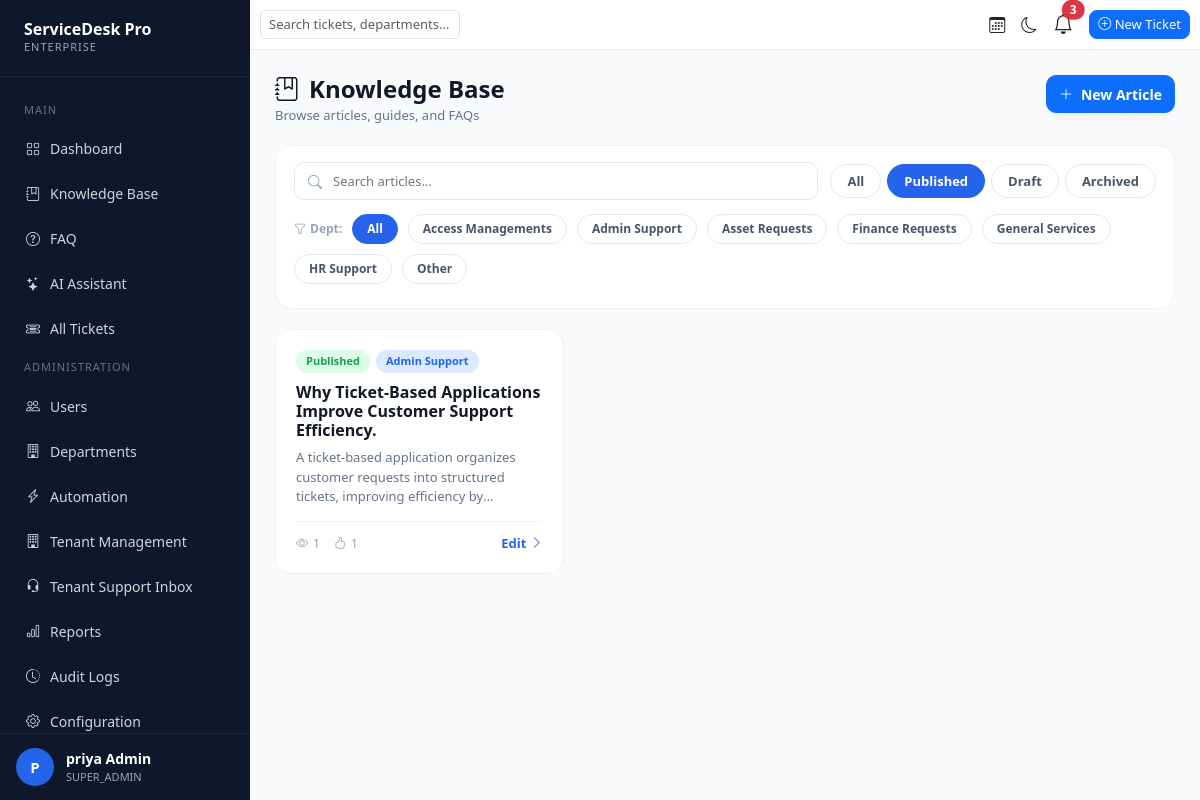
The page /knowledge-base/ (signed in) on the database as committed earlier.
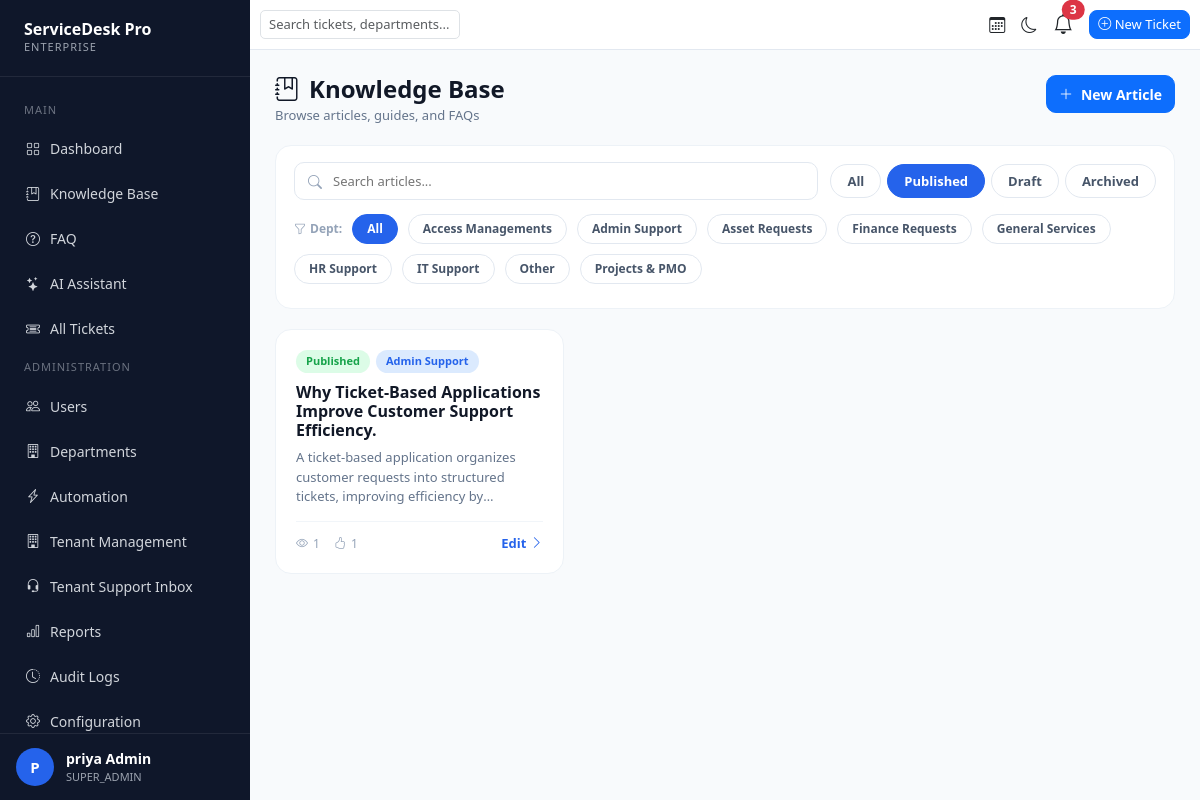
The same page on the database as committed later.
### departments/models.py (models this page shows, shortened)
class Department(models.Model):
    name = models.CharField(max_length=100)
    description = models.TextField(blank=True)
    is_active = models.BooleanField(default=True)
    tenant = models.ForeignKey(
        'tenants.Tenant',
        on_delete=models.SET_NULL,
        blank=True,
        null=True,
        related_name='departments'
    )
    sla_critical = models.PositiveIntegerField(default=2)
    sla_high = models.PositiveIntegerField(default=8)
    sla_medium = models.PositiveIntegerField(default=24)
    sla_low = models.PositiveIntegerField(default=72)
    created_at = models.DateTimeField(auto_now_add=True)

### knowledge_base/models.py (models this page shows, shortened)
class Article(models.Model):
    STATUS_CHOICES = (
        ('DRAFT', 'Draft'),
        ('PUBLISHED', 'Published'),
        ('ARCHIVED', 'Archived'),
    )
    CATEGORY_CHOICES = [
        ("Hardware Issue", "Hardware Issue"),
        ("Software Issue", "Software Issue"),
        ("Network Issue", "Network Issue"),
        ("Email / Outlook", "Email / Outlook"),
        ("New Employee Onboarding", "New Employee Onboarding"),
        ("Leave Policy", "Leave Policy"),
        ("Payroll Inquiry", "Payroll Inquiry"),
        ("Office Supplies", "Office Supplies"),
        ("Facility Request", "Facility Request"),
        ("Invoice Processing", "Invoice Processing"),
        ("Budget Approval", "Budget Approval"),
        ("Laptop Request", "Laptop Request"),
        ("Software License", "Software License"),
        ("Account Creation", "Account Creation"),
        ("Permission Request", "Permission Request"),
        ("VPN Access", "VPN Access"),
        ("General Inquiry", "General Inquiry"),
    ]
    title = models.CharField(max_length=255)
    summary = models.TextField(blank=True)
    content = models.TextField()
    department = models.ForeignKey(
        'departments.Department',
        on_delete=models.SET_NULL,
        null=True,
        blank=True,
        related_name='kb_articles'
    )
    category = models.CharField(
        max_length=100,
        choices=CATEGORY_CHOICES,
        blank=True
    )
    status = models.CharField(
        max_length=20,
        choices=STATUS_CHOICES,
        default='DRAFT'
    )
    is_internal = models.BooleanField(default=False)
    tags = models.CharField(max_length=255, blank=True)
    views_count = models.PositiveIntegerField(default=0)
    helpful_count = models.PositiveIntegerField(default=0)
    created_by = models.ForeignKey(
        settings.AUTH_USER_MODEL,
        on_delete=models.SET_NULL,
        null=True,
        blank=True,
        related_name='kb_articles_created'
    )
    created_at = models.DateTimeField(auto_now_add=True)
    updated_at = models.DateTimeField(auto_now=True)
    class Meta:
        ordering = ['-updated_at']
    def tag_list(self):
        return [t.strip() for t in self.tags.split(',') if t.strip()]

### knowledge_base/views.py (the view, shortened to what this page needs)
# urls.py: path('', knowledge_base_list, name='knowledge_base_list'),
@login_required
def knowledge_base_list(request):
    status = request.GET.get('status', 'PUBLISHED')
    department_id = request.GET.get('department', '')
    category = request.GET.get('category', '')
    query = request.GET.get('q', '').strip()
    articles = Article.objects.select_related('department')
    if request.user.role not in MANAGE_ROLES:
        articles = articles.filter(is_internal=False)
        articles = articles.filter(status='PUBLISHED')
    else:
        if status in ['DRAFT', 'PUBLISHED', 'ARCHIVED']:
            articles = articles.filter(status=status)
    if department_id:
        articles = articles.filter(department_id=department_id)
    if category:
        articles = articles.filter(category=category)
    departments = Department.objects.filter(is_active=True).order_by('name')
    return render(
        request,
        'knowledge_base/knowledge_base_list.html',
        {
            'articles': articles,
            'departments': departments,
            'category_choices': Article.CATEGORY_CHOICES,
            'selected_status': status,
            'selected_department': str(department_id),
            'selected_category': category,
            'query': query,
            'can_manage': request.user.role in MANAGE_ROLES,
        }
    )

### tickets/context_processors.py (called while the page is built)
def notification_context(request):
    if request.user.is_authenticated:
        notifications = Notification.objects.filter(
            user=request.user
        )[:5]
        unread_count = Notification.objects.filter(
            user=request.user,
            is_read=False
        ).count()
        return {
            "notifications": notifications,
            "unread_notifications": unread_count
        }
    return {}

### templates/knowledge_base/knowledge_base_list.html (shortened to what the changed rows need)
{% extends 'base.html' %}
{% block content %}
<div class="kb-page">
    <div class="page-header">
        <div>
            <h2 class="page-title"><i class="bi bi-journal-bookmark"></i> Knowledge Base</h2>
        </div>
    </div>
    <div class="kb-filter-card">
        <form method="get" id="kbFilterForm">
            <div class="kb-tag-row mb-2">
                <span class="kb-tag-row-label"><i class="bi bi-funnel"></i> Dept:</span>
                <a href="#" class="kb-chip {% if not selected_department %}active{% endif %}"
                   onclick="kbSetDepartment('');return false;">All</a>
                {% for dept in departments %}
                <a href="#" class="kb-chip {% if selected_department == dept.id|stringformat:'s' %}active{% endif %}"
                   onclick="kbSetDepartment('{{ dept.id }}');return false;">{{ dept.name }}</a>
                {% endfor %}
            </div>
        </form>
    </div>
    <div class="row g-3">
        {% for article in articles %}
        <div class="col-xl-4 col-md-6">
            <div class="kb-card">
                <div class="kb-badge-row">
                    {% if article.status == 'PUBLISHED' %}
                        <span class="kb-badge kb-badge-published">Published</span>
                    {% elif article.status == 'DRAFT' %}
                        <span class="kb-badge kb-badge-draft">Draft</span>
                    {% else %}
                        <span class="kb-badge kb-badge-archived">Archived</span>
                    {% endif %}
                    {% if article.department %}
                        <span class="kb-badge kb-badge-dept">{{ article.department.name }}</span>
                    {% endif %}
                </div>
                <h5 class="kb-card-title">
                    <a href="{% url 'kb_article_detail' article.id %}">{{ article.title }}</a>
                </h5>
                <p class="kb-card-summary">
                    {{ article.summary|default:article.content }}
                </p>
                <div class="kb-card-footer">
                    <div class="kb-card-stats">
                        <span><i class="bi bi-eye"></i> {{ article.views_count }}</span>
                        <span><i class="bi bi-hand-thumbs-up"></i> {{ article.helpful_count }}</span>
                    </div>
                    {% if can_manage %}
                    <a href="{% url 'kb_article_edit' article.id %}">
                        Edit <i class="bi bi-chevron-right"></i>
                    </a>
                    {% else %}
                    <a href="{% url 'kb_article_detail' article.id %}">
                        View <i class="bi bi-chevron-right"></i>
                    </a>
                    {% endif %}
                </div>
            </div>
        </div>
        {% endfor %}
    </div>
</div>
{% endblock %}

Rows that differ between the two databases and show on the page:
now on this page (row edited): Department: name "IT Support"
added Department: name "Projects & PMO"
